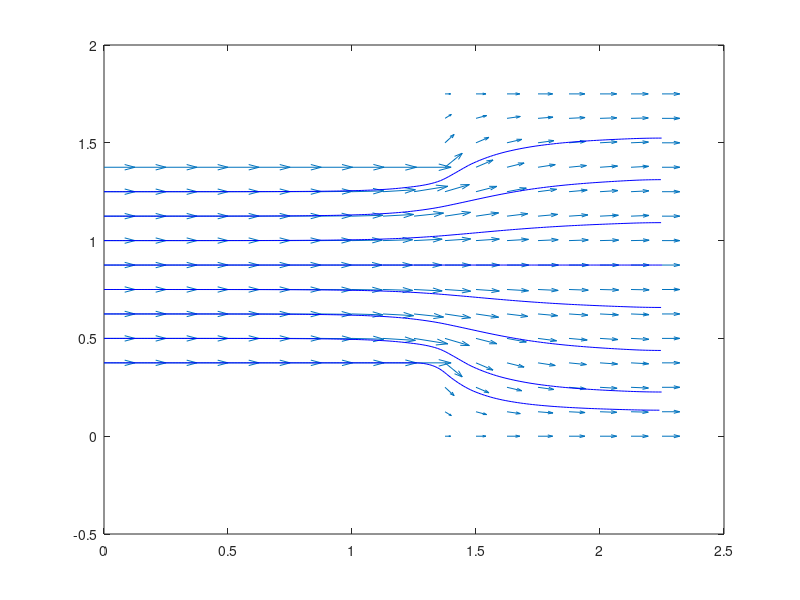

Reproduce this figure in MATLAB.
% Se definen valores 

h=1;
N=8;
deltax=h/N;

% Relación L1/h

R1=1.25;

% Relación H/h

R2=1.75;

% Relación L2/h

R3=1;

% Deltax

deltax=h/N;

% Se crea la matriz

A=zeros(round(R2*N+1),round((R1+R3)*N+1));

% Se agregan las condiciones de contorno 

%(R2-1)*N/2+1
% R1*N+1
% R3*N

for i=1:(R1*N+1)
    A((R2-1)*(N/2)+1,i)=1;
end

for i=(R1*N+1):(R1*N+1)+(R3*N)
    A(1,i)=1;
end

for i=1:((R2-1)*(N/2)+1)
    A(i,(R1*N+1))=1;
end

for j=((R2-1)*(N/2)+1):(R2*N+1)-((R2-1)*(N/2)+1)
    A(j,1)=1-(j-((R2-1)*(N/2)+1))/N;
end

for j=1:R2*N+1
    A(j,(R1+R3)*N+1)=1-(j-1)/(R2*N);
end

% Se recorre la matriz 

for k=1:5000

    for i=(R2-1)*N/2+2:(R2*N+1)-((R2-1)*(N/2)+1)
        for j=2:(R1+R3)*N
            A(i,j)=(A(i+1,j)+A(i-1,j)+A(i,j-1)+A(i,j+1))/4;
        end
    end

    for i=2:(R2*N)
        for j=(R1*N+2):(R1+R3)*N
            A(i,j)=(A(i+1,j)+A(i-1,j)+A(i,j-1)+A(i,j+1))/4;
        end
    end
end

% Se crea la matriz con los valores de velocidad V

V=zeros(round(R2*N+1),round((R1+R3)*N+1));

for i=(R2-1)*N/2+2:(R2*N+1)-((R2-1)*(N/2)+1)
    for j=2:(R1+R3)*N
        V(i,j)=(A(i,j+1)-A(i,j-1))/(2*deltax);
    end
end

for i=2:(R2*N)
    for j=(R1*N+2):(R1+R3)*N
        V(i,j)=(A(i,j+1)-A(i,j-1))/(2*deltax);
    end
end

U=zeros(round(R2*N+1),round((R1+R3)*N+1));

for i=(R2-1)*N/2+2:(R2*N+1)-((R2-1)*(N/2)+1)
    for j=1:(R1+R3)*N
        U(i,j)=(A(i+1,j)-A(i-1,j))/(2*deltax);
    end
end

for j=1:R1*N+1
    U((R2-1)*N/2+1,j)=-(A((R2-1)*N/2+1,j)-A((R2-1)*N/2+2,j))/deltax;
    U((R2-1)*N/2+1+N,j)=(A((R2-1)*N/2+1+N,j)-A((R2-1)*N/2+N,j))/deltax;
end

for i=2:(R2*N)
    for j=(R1*N+2):(R1+R3)*N+1
        U(1,j)=(A(2,j)-A(1,j))/deltax;
        U((R2*N)+1,j)=(A((R2*N)+1,j)-A((R2*N),j))/deltax;
        U(i,j)=(A(i+1,j)-A(i-1,j))/(2*deltax);
    end
end


U=-U;

[X,Y]=meshgrid(0:deltax:(R1+R3)*h,0:deltax:R2*h);
starty=((R2-1)*N/2)*deltax:deltax:(((R2-1)*N/2+1)+N-2)*deltax;
%starty=transpose(starty);
%starty=flip(starty,1);
startx=zeros(size(starty));


quiver(X,Y,U,V)


streamline(X,Y,U,V,startx,starty)



% Se crea la matriz de eta (vorticidad)

B=zeros(round(R2*N+1),round((R1+R3)*N+1));

% Columna izquierda

for i=(R2-1)*N/2+2:(R2*N+1)-((R2-1)*(N/2)+1)
    B(i,1)=(V(i,2)-V(i,1))/deltax-(U(i-1,1)-U(i+1,1))/(2*deltax);
end

% Parte central

for i=(R2-1)*N/2+2:(R2*N+1)-((R2-1)*(N/2)+1) % fila 5 hasta 11
    for j=2:(R1+R3)*N % columna 2 hasta 18
        B(i,j)=(V(i,j+1)-V(i,j-1))/(2*deltax)-(U(i-1,j)-U(i+1,j))/(2*deltax);
    end
end

% Contorno izquierda, superior e inferior

for j=2:R1*N+1 % para columnas 2 a 11
    i=(R2-1)*N/2+1; % fila numero 4
    B(i,j)=(V(i,j+1)-V(i,j-1))/(2*deltax)-(U(i,j)-U(i+1,j))/deltax;
    i=(R2-1)*N/2+1+N; % fila numero 12
    B(i,j)=(V(i,j+1)-V(i,j-1))/(2*deltax)-(U(i-1,j)-U(i,j))/deltax;
end

for i=2:(R2*N) % filas 2 a 14
    for j=(R1*N+2):(R1+R3)*N % columnas 12 a 18
        B(1,j)=(V(1,j+1)-V(1,j-1))/(2*deltax)-(U(1,j)-U(2,j))/deltax;
        B((R2*N)+1,j)=(V((R2*N)+1,j+1)-V((R2*N)+1,j-1))/(2*deltax)-(U((R2*N),j)-U((R2*N)+1,j))/deltax;
        B(i,j)=(V(i,j+1)-V(i,j-1))/(2*deltax)-(U(i-1,j)-U(i+1,j))/(2*deltax);
    end
end

% para la columna derecha

for j=2:(R2*N) % desde 2 hasta 14
    B(j,(R1+R3)*N+1)=(V(j,(R1+R3)*N+1)-V(j,(R1+R3)*N))/(2*deltax)-(U(j-1,(R1+R3)*N+1)-U(j+1,(R1+R3)*N+1))/(2*deltax);
end

% Para los extremos
i=(R2-1)*N/2+1; % fila numero 4
B(i,1)=(V(i,2)-V(i,1))/deltax-(U(i,1)-U(i+1,1))/deltax;
i=(R2*N+1)-((R2-1)*(N/2)); %fila numero 12
B(i,1)=(V(i,2)-V(i,1))/deltax-(U(i-1,1)-U(i,1))/deltax;
j=(R1+R3)*N+1; % columna 19
B(1,j)=(V(1,j)-V(1,j-1))/deltax-(U(1,j)-U(2,j))/deltax;
i=(R2*N+1); %fila 15
B(i,j)=(V(i,j)-V(i,j-1))/deltax-(U(i-1,j)-U(i,j))/deltax;
